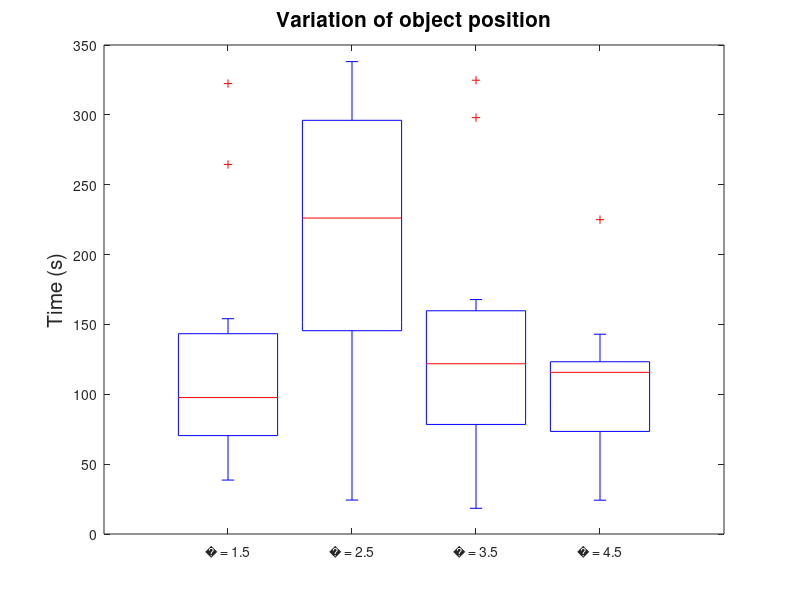

Source code (MATLAB):
%Depots = [41 69 6 16 50 25 8 44 34 55 51 74 43 24 57 13 18 17 31 71]

b_1 = [103.0 92.3 38.6 64.2 154.1 89.1 50.6 322.4 111.1 264.5];

b_2 = [203.4 205.5 338.1 315.8 302.6 24.3 276.6 126.2 86.5 246.8 282.0 152.2 210.3 16.8 317.1 81.9 218.1 189.1 132.7 233.7];
meet_2 = [1 1 1 1 1 0 1 1 0 1 1 0 0 0 0 0 0 1 1 1];
b_2 = b_2(1:10);

b_3 = [126.4 18.4 117.3 73.2 33.3 167.8 135.7 298.0 94.1 324.8];
meet_3 = [3 0 3 0 0 3 2 6 1 5];

%R_4 = [100.6 126.7 39.4 68.4 107.6 184.7 32.8 142.8 66.9 142.7 142.5 127.1 159.8 17.9 103.5 73.1 67.7 52.1 102.8 29.9];
b_4 = [123.5 122.6 38.6 81.6 143.0 24.2 115.2 225.0 116.2 70.7];
meet_4 = [2 2 0 2 2 0 2 1 2 1];







% length(R_1)
% length(R_2)
% length(R_3)
% length(R_4)


figure(10)
x = [b_1;b_2;b_3;b_4];
boxplot(x','Labels',{[char(946) ' = 1.5'],[char(946) ' = 2.5'],[char(946) ' = 3.5'],[char(946) ' = 4.5']})


title('Variation of object position','FontSize',15)
% xlabel('Number of robots','FontSize',15)
ylabel('Time (s)','FontSize',15)
% grid on
